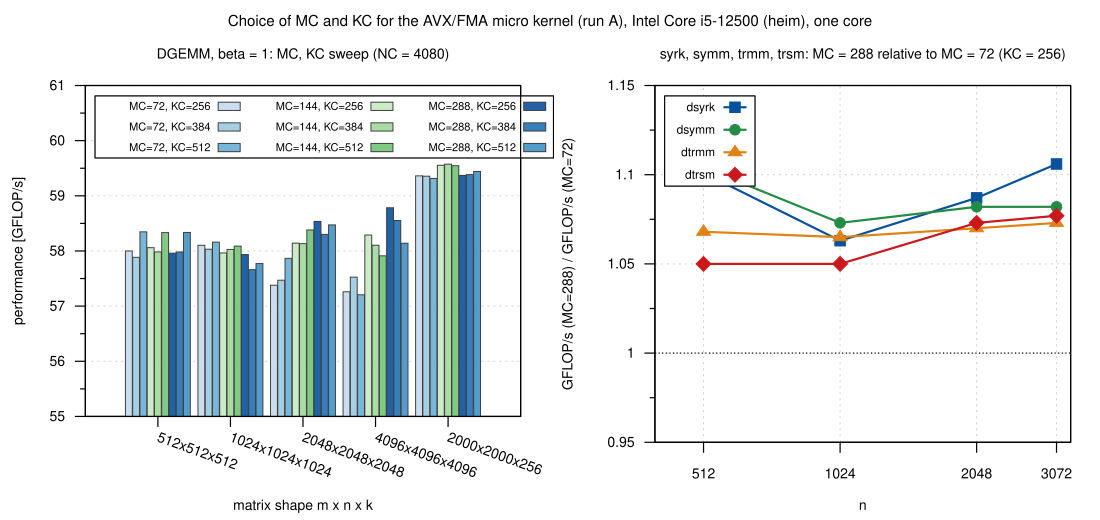

Write the gnuplot code that produced this figure.
load "_style.gp"
set terminal svg size 1100,520 dynamic enhanced font "Helvetica,14" background rgb "white"
set output "blocksize.svg"
set multiplot layout 1,2 title "Choice of MC and KC for the AVX/FMA micro kernel (run A), Intel Core i5-12500 (heim), one core" font ",15"
set title "DGEMM, beta = 1: MC, KC sweep (NC = 4080)"
set xlabel "matrix shape m x n x k"
set ylabel "performance [GFLOP/s]"
set yrange [55:61]
set grid noxtics
set key inside top left horizontal maxrows 3 samplen 1.5 font ",11"
set style data histograms
set style histogram clustered gap 1
set style fill solid 0.9 border rgb "#404040"
set boxwidth 0.95
set xtics rotate by -20
plot S."dgemm_sweep.csv" using "mc72_kc256":xtic(1) lc rgb "#c6dbef" title "MC=72, KC=256", \
     "" using "mc72_kc384"  lc rgb "#9ecae1" title "MC=72, KC=384", \
     "" using "mc72_kc512"  lc rgb "#6baed6" title "MC=72, KC=512", \
     "" using "mc144_kc256" lc rgb "#c7e9c0" title "MC=144, KC=256", \
     "" using "mc144_kc384" lc rgb "#a1d99b" title "MC=144, KC=384", \
     "" using "mc144_kc512" lc rgb "#74c476" title "MC=144, KC=512", \
     "" using "mc288_kc256" lc rgb "#08519c" title "MC=288, KC=256", \
     "" using "mc288_kc384" lc rgb "#2171b5" title "MC=288, KC=384", \
     "" using "mc288_kc512" lc rgb "#4292c6" title "MC=288, KC=512"
set title "syrk, symm, trmm, trsm: MC = 288 relative to MC = 72 (KC = 256)"
set style data linespoints
set xtics norotate
set xlabel "n"
set ylabel "GFLOP/s (MC=288) / GFLOP/s (MC=72)"
set yrange [0.95:1.15]
set ytics 0.05
set logscale x 2
set xrange [400:3300]
set xtics (512, 1024, 2048, 3072)
set grid xtics ytics
set key inside top left vertical maxrows 4 font ",12"
plot 1 with lines ls 9 notitle, \
     S."level3_dsyrk.csv" using "n":"runA_mc288_over_mc72" lw 2.2 pt 5 lc rgb "#08519c" title "dsyrk", \
     S."level3_dsymm.csv" using "n":"runA_mc288_over_mc72" lw 2.2 pt 7 lc rgb "#238b45" title "dsymm", \
     S."level3_dtrmm.csv" using "n":"runA_mc288_over_mc72" lw 2.2 pt 9 lc rgb "#e08214" title "dtrmm", \
     S."level3_dtrsm.csv" using "n":"runA_mc288_over_mc72" lw 2.2 pt 13 lc rgb "#cb181d" title "dtrsm"
unset multiplot
